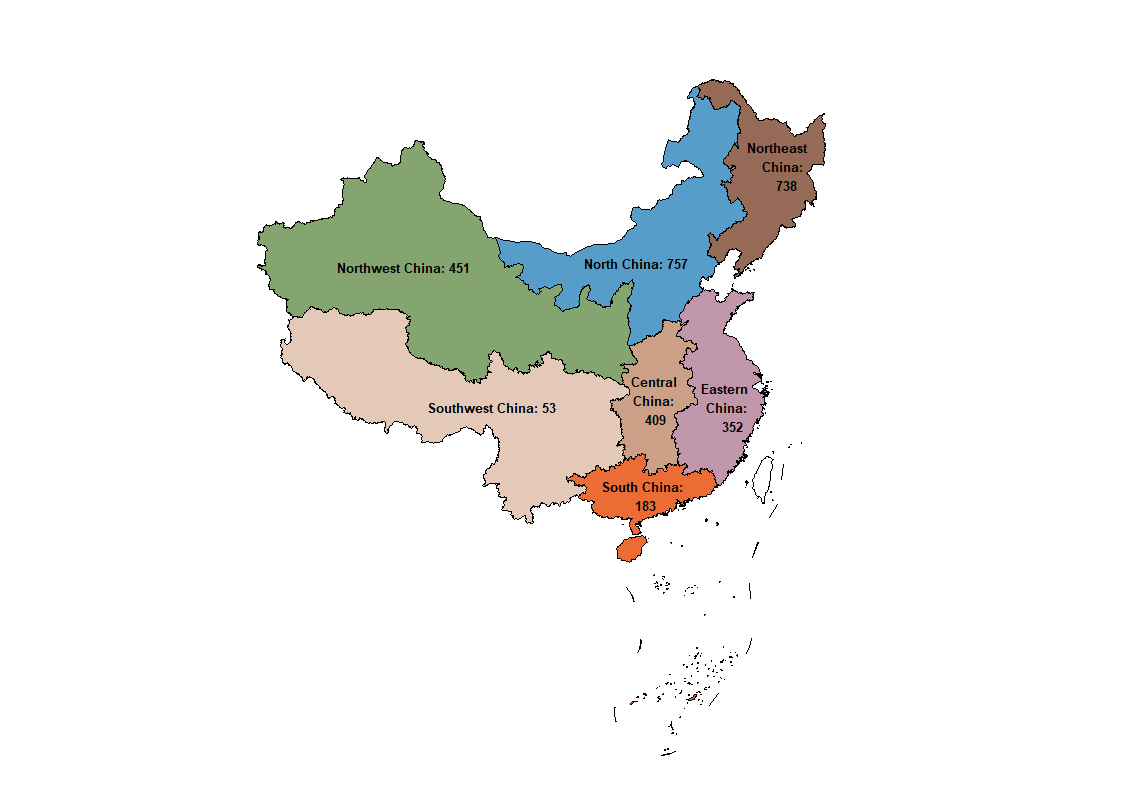

Recreate this plot in R.
# Source: DOI: 10.1016/j.lanwpc.2023.100826
# Date: 2023-06-23

library(ggplot2)
library(maps)
library(mapdata)
library(maptools)
library(plyr)
library(rgdal)
library(mapproj)
library(sf)
library(stringr)

china_map <- readOGR("D:/map-style01-github.shp")#Read the map file
china_map <- fortify(china_map)#Convert map file to data frame
#When you click in ↑↑↑, you will see that each id represents a region, and when you use the aes function below, fill=id means to fill the region corresponding to each id with color
name_label <- read.csv("D:/map-style01-github.csv")#load text labels for different regions，need the latitude and longitude corresponding to each text label
color <- c("#cca087","#e4c9b8","#c096aa","#eb6c35","white","#956a57","#84a570","#569dc9","white")#Specified colors set for different regions
ggplot(china_map, aes(x=long, y=lat, group=group))+#long, lat, and group can be viewed in the data frame above
  geom_polygon(aes(fill=id), color="black") +#Fill according to different areas (id), adjust the boundary line to black
  geom_text(data=name_label, aes(x=jd, y=wd, label=label, fontface = "bold"), size=3.5)+#Text labels are mapped according to latitude and longitude, and can be resized, thickened, and styled using "family="
  scale_fill_manual(values = color)+#Fill each area (id) with the specified color
  coord_map("polyconic")+#Change the map perspective, let the map become vivid and three-dimensional
  theme(panel.grid=element_blank(),
        panel.background=element_blank(),
        axis.text=element_blank(),
        axis.ticks=element_blank(),
        axis.title=element_blank(),
        legend.position = "none")#Make backgrounds, grid, titles, legends, etc. blank
#Finally output the image to a height of at least 800
